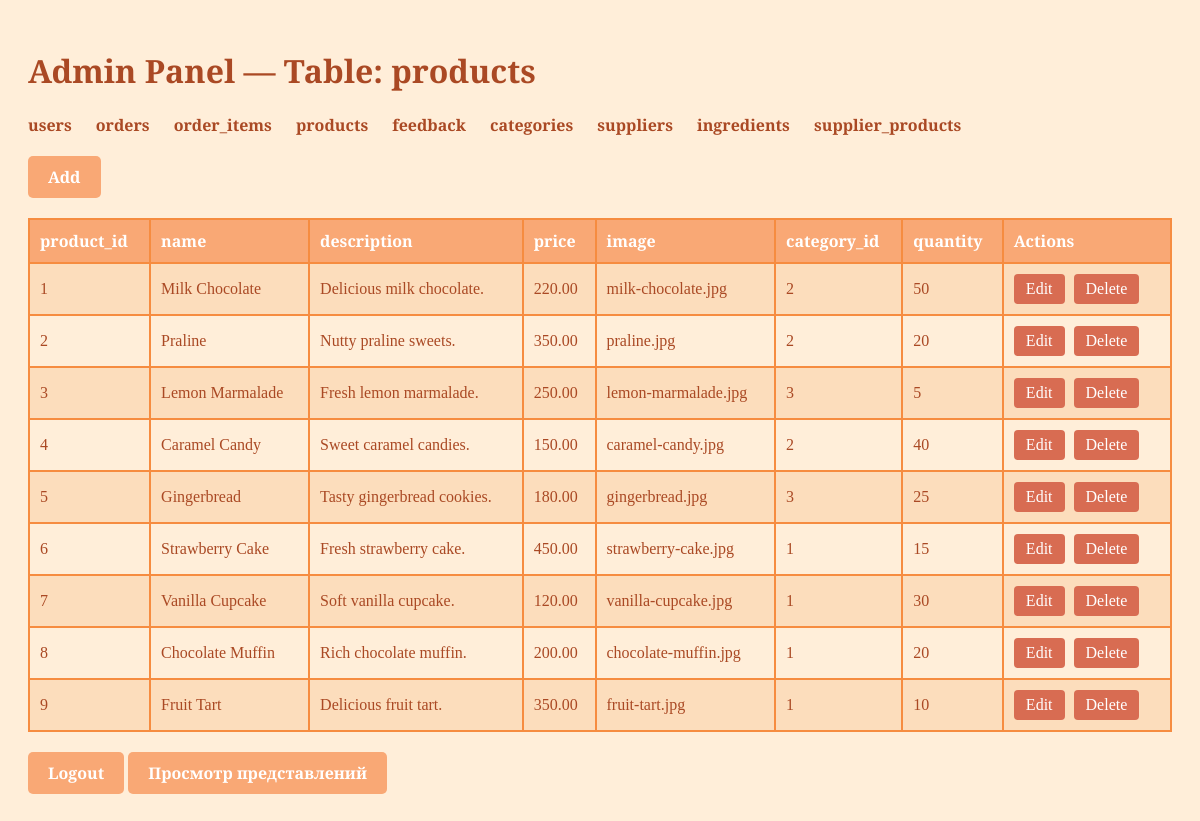
The page /php/admin.php?table=products (signed in) on the database its author committed.
### tables this page shows
CREATE TABLE `products` (
  `product_id` int(11) NOT NULL,
  `name` varchar(255) NOT NULL,
  `description` text DEFAULT NULL,
  `price` decimal(10,2) NOT NULL,
  `image` varchar(255) DEFAULT NULL,
  `category_id` int(11) DEFAULT NULL,
  `quantity` int(11) DEFAULT 0
);

### php/admin.php (the view, shortened to what this page needs)
<?php
require_once 'db.php';
$allowed_tables = [
    'users',
    'orders',
    'order_items',
    'products',
    'feedback',
    'categories',
    'suppliers',
    'ingredients',
    'supplier_products'
];
$table = $_GET['table'] ?? 'users';
$stmt = $conn->query("SELECT * FROM $table");
$rows = $stmt->fetchAll(PDO::FETCH_ASSOC);
?>
<!DOCTYPE html>
<html lang="ru">
<head>
</head>
<body>
  <h1>Admin Panel — Table: <?= htmlspecialchars($table) ?></h1>
  <nav>
    <?php foreach ($allowed_tables as $t): ?>
      <a href="admin.php?table=<?= $t ?>"><?= $t ?></a>
    <?php endforeach; ?>
  </nav>
  <a class="add-btn" href="form.php?table=<?= $table ?>">Add</a>
  <table>
    <tr>
      <?php if ($rows): ?>
        <?php foreach (array_keys($rows[0]) as $col): ?>
          <th><?= htmlspecialchars($col) ?></th>
        <?php endforeach; ?>
        <th>Actions</th>
    </tr>
    <?php foreach ($rows as $row): ?>
      <tr>
        <?php foreach ($row as $cell): ?>
          <td><?= htmlspecialchars($cell) ?></td>
        <?php endforeach; ?>
        <?php
          $pk = ($table == 'users') ? 'id' : (
              ($table == 'orders') ? 'order_id' : (
                  ($table == 'order_items') ? 'order_item_id' : (
                      ($table == 'products') ? 'product_id' : (
                          ($table == 'feedback') ? 'feedback_id' : (
                              ($table == 'categories') ? 'category_id' : (
                                  ($table == 'suppliers') ? 'supplier_id' : (
                                      ($table == 'ingredients') ? 'ingredient_id' : 'id'
                                  )
                              )
                          )
                      )
                  )
              )
          );
        ?>
        <td>
          <a class="action-btn" href="form.php?table=<?= $table ?>&edit_id=<?= $row[$pk] ?>">Edit</a>
          <a class="action-btn" href="admin.php?table=<?= $table ?>&delete_id=<?= $row[$pk] ?>">Delete</a>
        </td>
      </tr>
    <?php endforeach; ?>
    <?php else: ?>
      <tr><td colspan="100%">No records</td></tr>
    <?php endif; ?>
  </table>
  <a class="logout" href="logout.php">Logout</a>
  <a class="request-btn" href="request.php">Просмотр представлений</a>
</body>
</html>

### php/admin.php (style rules this page uses)
body { background: #FFEED9; color: #AA4924; font-family: 'Playfair Display', serif; padding: 20px; }
h1 { color: #AA4924; }
nav a { margin-right: 20px; text-decoration: none; color: #AA4924; font-weight: bold; }
.add-btn { display: inline-block; margin-top: 20px; padding: 10px 20px; background: #F9A875; color: #fff; text-decoration: none; border-radius: 5px; font-weight: bold; }
table { width: 100%; border-collapse: collapse; margin-top: 20px; }
th, td { border: 2px solid #F68C40; padding: 10px; text-align: left; }
th { background: #F9A875; color: #fff; }
tr:nth-child(even) { background: #FCDDBC; }
a.action-btn { display: inline-block; padding: 6px 12px; background: #D86C52; color: #fff; border-radius: 4px; text-decoration: none; margin-right: 5px; }
.logout, .request-btn { display: inline-block; margin-top: 20px; padding: 10px 20px; background: #F9A875; color: #fff; text-decoration: none; border-radius: 5px; font-weight: bold; }

### rows shown on the page
products: product_id "1", name "Milk Chocolate", description "Delicious milk chocolate.", price "220.00", image "milk-chocolate.jpg", category "2", quantity "50"
products: cell "2", name "Praline", description "Nutty praline sweets.", price "350.00", image "praline.jpg", quantity "20"
products: cell "3", name "Lemon Marmalade", description "Fresh lemon marmalade.", price "250.00", image "lemon-marmalade.jpg", quantity "5"
products: product_id "4", name "Caramel Candy", description "Sweet caramel candies.", price "150.00", image "caramel-candy.jpg", category "2", quantity "40"
products: product_id "5", name "Gingerbread", description "Tasty gingerbread cookies.", price "180.00", image "gingerbread.jpg", category "3", quantity "25"
products: product_id "6", name "Strawberry Cake", description "Fresh strawberry cake.", price "450.00", image "strawberry-cake.jpg", category "1", quantity "15"
products: product_id "7", name "Vanilla Cupcake", description "Soft vanilla cupcake.", price "120.00", image "vanilla-cupcake.jpg", category "1", quantity "30"
products: product_id "8", name "Chocolate Muffin", description "Rich chocolate muffin.", price "200.00", image "chocolate-muffin.jpg", category "1", quantity "20"
products: product_id "9", name "Fruit Tart", description "Delicious fruit tart.", price "350.00", image "fruit-tart.jpg", category "1", quantity "10"

### other values the page prints
$table "products"
$t "users"
$t "orders"
$t "order_items"
$t "products"
$t "feedback"
$t "categories"
$t "suppliers"
$t "ingredients"
$t "supplier_products"
$col "product_id"
$col "name"
$col "description"
$col "price"
$col "image"
